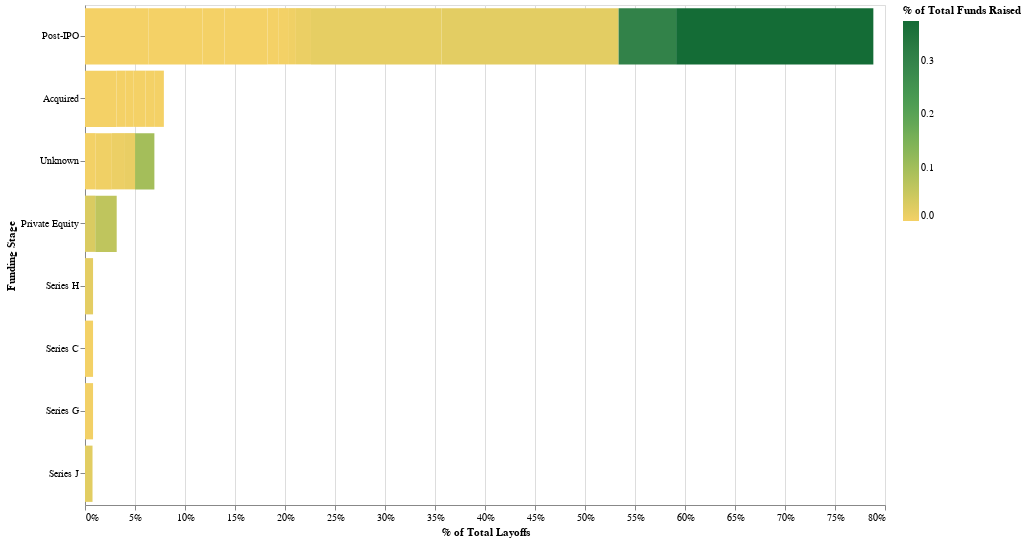

Write notebook code for a chart like this one.
### Code cell
import altair as alt
import pandas as pd

# Explore the proportion of funds raised as color luminance and % of layoffs by industry for top 50 companies having the highest layoffs

# Calculate the percentage of layoffs by stage for the top 50 companies
df_top_50 = layoffs_df.nlargest(50, 'Laid_Off_Count')
df_by_industry = df_top_50.groupby(['Industry', 'Stage']).sum()
df_by_industry['Laid_Off_Percent'] = df_by_industry['Laid_Off_Count'] / df_by_industry['Laid_Off_Count'].sum()

# Calculate the percent of total funds raised for each industry
df_by_industry['Funds_Raised_Percent'] = df_by_industry['Funds_Raised'] / df_by_industry['Funds_Raised'].sum()

# Sort the dataframe by % layoffs
df_by_industry = df_by_industry.reset_index().sort_values('Laid_Off_Percent', ascending=False)

# Create the bar chart
chart = alt.Chart(df_by_industry).mark_bar().encode(
    alt.X('Laid_Off_Percent:Q', title='% of Total Layoffs', axis=alt.Axis(format='.0%')),
    alt.Y('Stage:N', title='Funding Stage', sort=alt.EncodingSortField(field='Laid_Off_Percent', order='descending')),
    color=alt.Color('Funds_Raised_Percent:Q', scale=alt.Scale(scheme='goldgreen'), legend=alt.Legend(title='% of Total Funds Raised')),
    tooltip=['Stage', 'Laid_Off_Percent', 'Funds_Raised_Percent', 'Industry'],
    text=alt.Text('Laid_Off_Percent:Q', format='.0%'),
).properties(
    width=800,
    height=500
)

chart

### Figure 1 — Vega-Lite specification as saved in the notebook (floating-point values rounded to 4 significant figures)
{"config": {"view": {"continuousWidth": 400, "continuousHeight": 300}}, "data": {"name": "data-b936f030b7c01f12bd253f5e75764ab4"}, "mark": "bar", "encoding": {"color": {"field": "Funds_Raised_Percent", "legend": {"title": "% of Total Funds Raised"}, "scale": {"scheme": "goldgreen"}, "type": "quantitative"}, "text": {"field": "Laid_Off_Percent", "format": ".0%", "type": "quantitative"}, "tooltip": [{"field": "Stage", "type": "nominal"}, {"field": "Laid_Off_Percent", "type": "quantitative"}, {"field": "Funds_Raised_Percent", "type": "quantitative"}, {"field": "Industry", "type": "nominal"}], "x": {"axis": {"format": ".0%"}, "field": "Laid_Off_Percent", "title": "% of Total Layoffs", "type": "quantitative"}, "y": {"field": "Stage", "sort": {"field": "Laid_Off_Percent", "order": "descending"}, "title": "Funding Stage", "type": "nominal"}}, "height": 500, "width": 800, "$schema": "https://vega.github.io/schema/vega-lite/v4.17.0.json", "datasets": {"data-b936f030b7c01f12bd253f5e75764ab4": [{"Industry": "Consumer", "Stage": "Post-IPO", "Laid_Off_Count": 36700.0, "Funds_Raised": 64930.0, "Percentage": 0.69, "Laid_Off_Percent": 0.1972, "Funds_Raised_Percent": 0.3749}, {"Industry": "Retail", "Stage": "Post-IPO", "Laid_Off_Count": 32950.0, "Funds_Raised": 3503.0, "Percentage": 0.77, "Laid_Off_Percent": 0.1771, "Funds_Raised_Percent": 0.02023}, {"Industry": "Other", "Stage": "Post-IPO", "Laid_Off_Count": 24300.0, "Funds_Raised": 2854.0, "Percentage": 0.48, "Laid_Off_Percent": 0.1306, "Funds_Raised_Percent": 0.01648}, {"Industry": "Hardware", "Stage": "Post-IPO", "Laid_Off_Count": 11850.0, "Funds_Raised": 0.0, "Percentage": 0.14, "Laid_Off_Percent": 0.06368, "Funds_Raised_Percent": 0.0}, {"Industry": "Transportation", "Stage": "Post-IPO", "Laid_Off_Count": 10700.0, "Funds_Raised": 52600.0, "Percentage": 0.47, "Laid_Off_Percent": 0.0575, "Funds_Raised_Percent": 0.3038}, {"Industry": "Healthcare", "Stage": "Post-IPO", "Laid_Off_Count": 10000.0, "Funds_Raised": 0.0, "Percentage": 0.18, "Laid_Off_Percent": 0.05374, "Funds_Raised_Percent": 0.0}, {"Industry": "Sales", "Stage": "Post-IPO", "Laid_Off_Count": 8000.0, "Funds_Raised": 65.0, "Percentage": 0.1, "Laid_Off_Percent": 0.04299, "Funds_Raised_Percent": 0.0003754}, {"Industry": "Travel", "Stage": "Acquired", "Laid_Off_Count": 5875.0, "Funds_Raised": 0.0, "Percentage": 0.5, "Laid_Off_Percent": 0.03157, "Funds_Raised_Percent": 0.0}, {"Industry": "Infrastructure", "Stage": "Post-IPO", "Laid_Off_Count": 4100.0, "Funds_Raised": 2.0, "Percentage": 0.05, "Laid_Off_Percent": 0.02203, "Funds_Raised_Percent": 1.155e-05}, {"Industry": "Education", "Stage": "Private Equity", "Laid_Off_Count": 4000.0, "Funds_Raised": 11000.0, "Percentage": 0.05, "Laid_Off_Percent": 0.0215, "Funds_Raised_Percent": 0.06353}, {"Industry": "Consumer", "Stage": "Unknown", "Laid_Off_Count": 3600.0, "Funds_Raised": 16800.0, "Percentage": 0.0, "Laid_Off_Percent": 0.01935, "Funds_Raised_Percent": 0.09702}, {"Industry": "Real Estate", "Stage": "Unknown", "Laid_Off_Count": 3000.0, "Funds_Raised": 905.0, "Percentage": 0.33, "Laid_Off_Percent": 0.01612, "Funds_Raised_Percent": 0.005226}, {"Industry": "Fitness", "Stage": "Post-IPO", "Laid_Off_Count": 2800.0, "Funds_Raised": 1900.0, "Percentage": 0.2, "Laid_Off_Percent": 0.01505, "Funds_Raised_Percent": 0.01097}, {"Industry": "Construction", "Stage": "Unknown", "Laid_Off_Count": 2434.0, "Funds_Raised": 1600.0, "Percentage": 1.0, "Laid_Off_Percent": 0.01308, "Funds_Raised_Percent": 0.00924}, {"Industry": "HR", "Stage": "Acquired", "Laid_Off_Count": 2200.0, "Funds_Raised": 5.0, "Percentage": 0.15, "Laid_Off_Percent": 0.01182, "Funds_Raised_Percent": 2.888e-05}, {"Industry": "Real Estate", "Stage": "Post-IPO", "Laid_Off_Count": 2000.0, "Funds_Raised": 97.0, "Percentage": 0.25, "Laid_Off_Percent": 0.01075, "Funds_Raised_Percent": 0.0005602}, {"Industry": "Finance", "Stage": "Post-IPO", "Laid_Off_Count": 2000.0, "Funds_Raised": 216.0, "Percentage": 0.07, "Laid_Off_Percent": 0.01075, "Funds_Raised_Percent": 0.001247}, {"Industry": "Crypto", "Stage": "Unknown", "Laid_Off_Count": 2000.0, "Funds_Raised": 156.0, "Percentage": 0.3, "Laid_Off_Percent": 0.01075, "Funds_Raised_Percent": 0.0009009}, {"Industry": "Travel", "Stage": "Private Equity", "Laid_Off_Count": 1900.0, "Funds_Raised": 5400.0, "Percentage": 0.25, "Laid_Off_Percent": 0.01021, "Funds_Raised_Percent": 0.03119}, {"Industry": "Food", "Stage": "Unknown", "Laid_Off_Count": 1877.0, "Funds_Raised": 2400.0, "Percentage": 0.0, "Laid_Off_Percent": 0.01009, "Funds_Raised_Percent": 0.01386}, {"Industry": "Education", "Stage": "Acquired", "Laid_Off_Count": 1800.0, "Funds_Raised": 11.0, "Percentage": 0.0, "Laid_Off_Percent": 0.009673, "Funds_Raised_Percent": 6.353e-05}, {"Industry": "Food", "Stage": "Acquired", "Laid_Off_Count": 1700.0, "Funds_Raised": 0.0, "Percentage": 0.0, "Laid_Off_Percent": 0.009136, "Funds_Raised_Percent": 0.0}, {"Industry": "Consumer", "Stage": "Acquired", "Laid_Off_Count": 1600.0, "Funds_Raised": 6.0, "Percentage": 0.2, "Laid_Off_Percent": 0.008598, "Funds_Raised_Percent": 3.465e-05}, {"Industry": "Marketing", "Stage": "Acquired", "Laid_Off_Count": 1500.0, "Funds_Raised": 0.0, "Percentage": 0.15, "Laid_Off_Percent": 0.008061, "Funds_Raised_Percent": 0.0}, {"Industry": "Food", "Stage": "Series H", "Laid_Off_Count": 1500.0, "Funds_Raised": 3400.0, "Percentage": 0.1, "Laid_Off_Percent": 0.008061, "Funds_Raised_Percent": 0.01964}, {"Industry": "Other", "Stage": "Series C", "Laid_Off_Count": 1500.0, "Funds_Raised": 184.0, "Percentage": 0.0, "Laid_Off_Percent": 0.008061, "Funds_Raised_Percent": 0.001063}, {"Industry": "Finance", "Stage": "Series G", "Laid_Off_Count": 1500.0, "Funds_Raised": 496.0, "Percentage": 0.5, "Laid_Off_Percent": 0.008061, "Funds_Raised_Percent": 0.002864}, {"Industry": "Transportation", "Stage": "Series J", "Laid_Off_Count": 1400.0, "Funds_Raised": 3800.0, "Percentage": 0.35, "Laid_Off_Percent": 0.007523, "Funds_Raised_Percent": 0.02195}, {"Industry": "Travel", "Stage": "Post-IPO", "Laid_Off_Count": 1300.0, "Funds_Raised": 834.0, "Percentage": 0.17, "Laid_Off_Percent": 0.006986, "Funds_Raised_Percent": 0.004816}]}}
